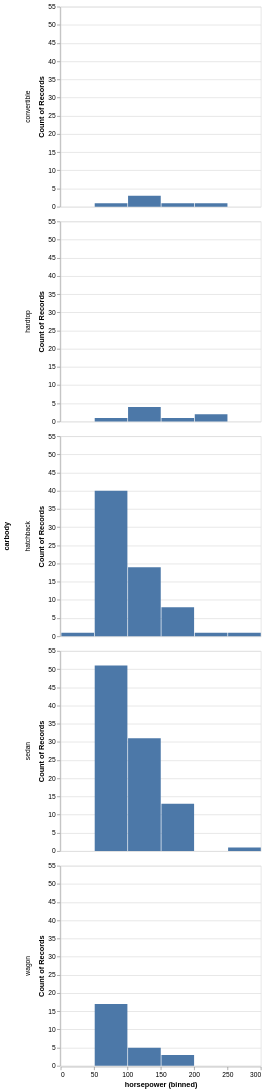

Notebook code for this chart:
### Code cell
alt.Chart(cars_data).mark_bar().encode(
    alt.X('horsepower', bin=True),
    y='count()',
    row='carbody'
)

### Figure 1 — Vega-Lite specification as saved in the notebook (floating-point values rounded to 4 significant figures; data arrays with more than 128 entries replaced by an {"elided": "..."} marker saying what was removed)
{"config": {"view": {"continuousWidth": 300, "continuousHeight": 300}}, "data": {"name": "data-1bed9fbf2600d9190696f48c3511329a"}, "mark": {"type": "bar"}, "encoding": {"row": {"field": "carbody", "type": "nominal"}, "x": {"bin": true, "field": "horsepower", "type": "quantitative"}, "y": {"aggregate": "count", "type": "quantitative"}}, "$schema": "https://vega.github.io/schema/vega-lite/v6.1.0.json", "datasets": {"data-1bed9fbf2600d9190696f48c3511329a": {"elided": "205 records"}}}
